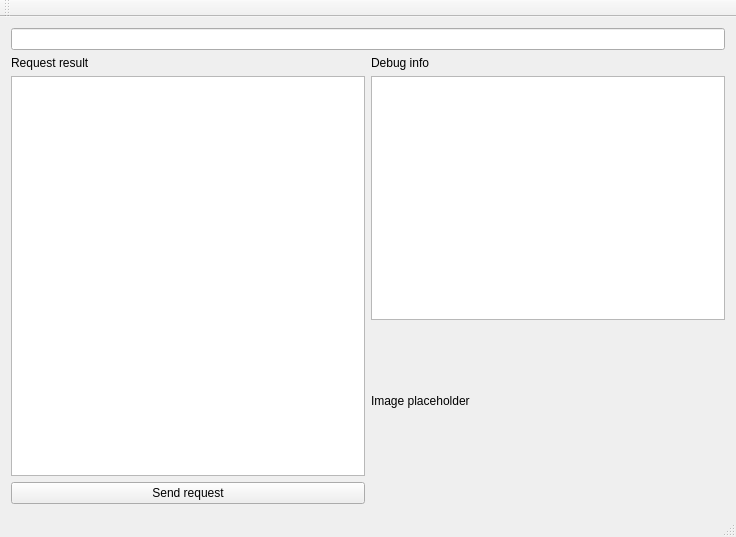
<?xml version="1.0" encoding="UTF-8"?>
<ui version="4.0">
 <class>MainWindow</class>
 <widget class="QMainWindow" name="MainWindow">
  <property name="geometry">
   <rect>
    <x>0</x>
    <y>0</y>
    <width>736</width>
    <height>537</height>
   </rect>
  </property>
  <property name="windowTitle">
   <string>MainWindow</string>
  </property>
  <widget class="QWidget" name="centralWidget">
   <layout class="QGridLayout" name="gridLayout">
    <item row="2" column="1">
     <widget class="QTextBrowser" name="debugTextBrowser"/>
    </item>
    <item row="4" column="0">
     <widget class="QPushButton" name="sendRequestButton">
      <property name="text">
       <string>Send request</string>
      </property>
     </widget>
    </item>
    <item row="1" column="1">
     <widget class="QLabel" name="label_2">
      <property name="text">
       <string>Debug info</string>
      </property>
     </widget>
    </item>
    <item row="1" column="0">
     <widget class="QLabel" name="label">
      <property name="text">
       <string>Request result</string>
      </property>
     </widget>
    </item>
    <item row="0" column="0" colspan="2">
     <widget class="QLineEdit" name="urlLineEdit"/>
    </item>
    <item row="3" column="1">
     <widget class="QLabel" name="imageLabel">
      <property name="minimumSize">
       <size>
        <width>0</width>
        <height>150</height>
       </size>
      </property>
      <property name="text">
       <string>Image placeholder</string>
      </property>
     </widget>
    </item>
    <item row="2" column="0" rowspan="2">
     <widget class="QTextBrowser" name="resultTextBrowser"/>
    </item>
   </layout>
  </widget>
  <widget class="QMenuBar" name="menuBar">
   <property name="geometry">
    <rect>
     <x>0</x>
     <y>0</y>
     <width>736</width>
     <height>22</height>
    </rect>
   </property>
  </widget>
  <widget class="QToolBar" name="mainToolBar">
   <attribute name="toolBarArea">
    <enum>TopToolBarArea</enum>
   </attribute>
   <attribute name="toolBarBreak">
    <bool>false</bool>
   </attribute>
  </widget>
  <widget class="QStatusBar" name="statusBar"/>
 </widget>
 <layoutdefault spacing="6" margin="11"/>
 <resources/>
 <connections/>
</ui>
